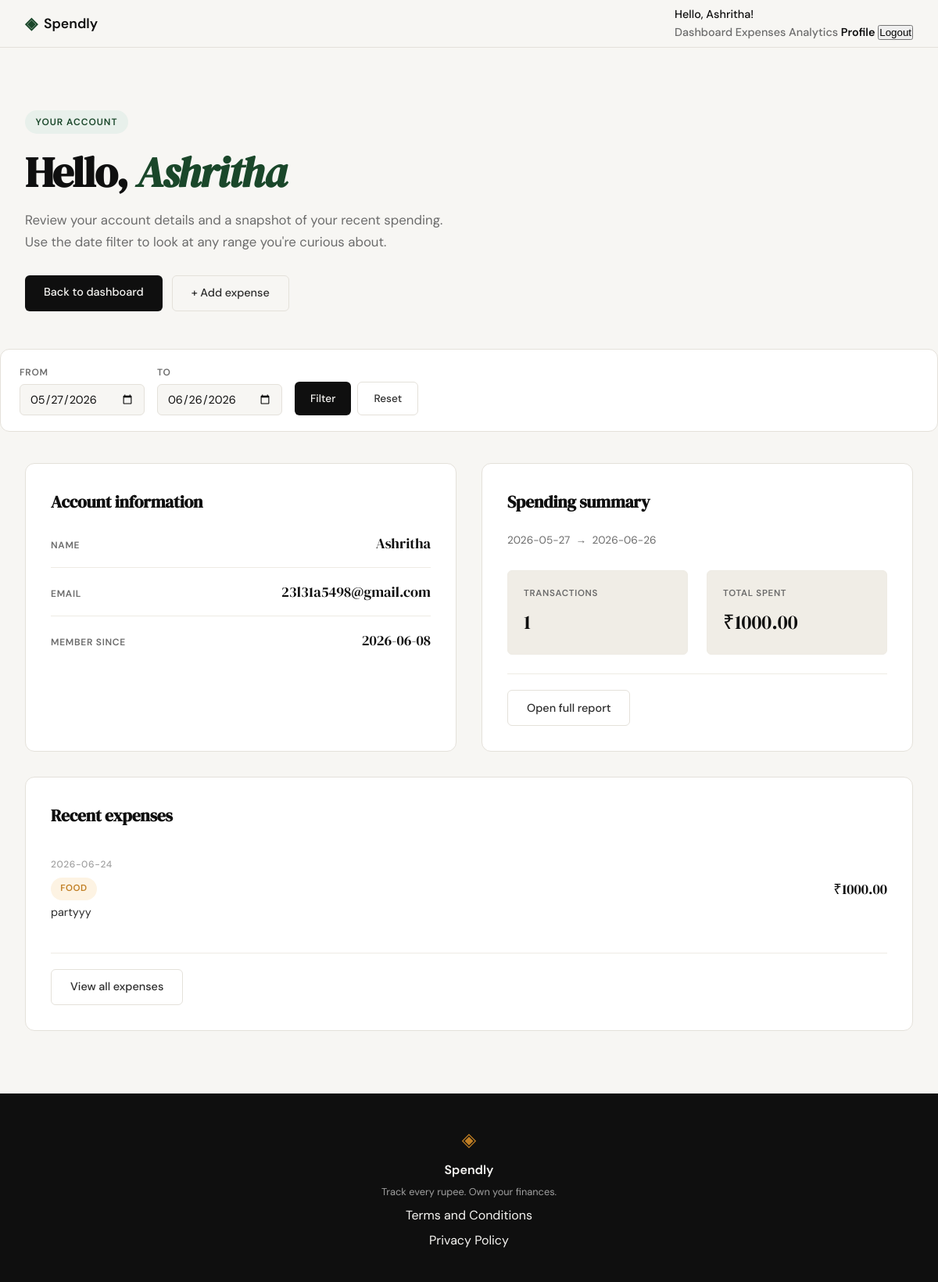
The page /profile (signed in) on the database its author committed.
### tables this page shows
CREATE TABLE users (
            id INTEGER PRIMARY KEY AUTOINCREMENT,
            name TEXT NOT NULL,
            email TEXT UNIQUE NOT NULL,
            password_hash TEXT NOT NULL,
            created_at TEXT DEFAULT CURRENT_TIMESTAMP
        );

CREATE TABLE expenses (
            id INTEGER PRIMARY KEY AUTOINCREMENT,
            user_id INTEGER NOT NULL,
            amount REAL NOT NULL,
            category TEXT NOT NULL,
            date TEXT NOT NULL,
            description TEXT,
            created_at TEXT DEFAULT CURRENT_TIMESTAMP,
            FOREIGN KEY (user_id) REFERENCES users (id)
        );

### app.py (the view)
@app.route("/profile")
@login_required
def profile():
    if 'user_id' not in session:
        return redirect(url_for('login'))
    start_date = request.args.get('start_date')
    end_date = request.args.get('end_date')
    if not start_date and not end_date:
        end_date = datetime.now().strftime('%Y-%m-%d')
        start_date = (datetime.now() - timedelta(days=30)).strftime('%Y-%m-%d')
    elif not start_date:
        start_date = end_date
    elif not end_date:
        end_date = start_date
    if start_date > end_date:
        start_date, end_date = end_date, start_date
    conn = get_db()
    try:
        cursor = conn.cursor()
        cursor.execute(
            "SELECT name, email, created_at FROM users WHERE id = ?",
            (session['user_id'],)
        )
        user = cursor.fetchone()
        if user is None:
            session.clear()
            return redirect(url_for('login'))
        cursor.execute(
            "SELECT COUNT(*) as count, COALESCE(SUM(amount), 0) as total FROM expenses WHERE user_id = ? AND date >= ? AND date <= ?",
            (session['user_id'], start_date, end_date)
        )
        summary = cursor.fetchone()
        cursor.execute(
            """SELECT id, amount, category, date, description
               FROM expenses
               WHERE user_id = ? AND date >= ? AND date <= ?
               ORDER BY date DESC, created_at DESC
               LIMIT 5""",
            (session['user_id'], start_date, end_date)
        )
        recent_expenses = cursor.fetchall()
        return render_template("profile.html",
                              user=user,
                              summary=summary,
                              recent_expenses=recent_expenses,
                              start_date=start_date,
                              end_date=end_date)
    except Exception as e:
        return render_template("error.html", error="Unable to load profile"), 500
    finally:
        conn.close()

### app.py (called while the page is built)
def login_required(f):
    @wraps(f)
    def decorated_function(*args, **kwargs):
        if 'user_id' not in session:
            return redirect(url_for('login'))
        return f(*args, **kwargs)
    return decorated_function

### database/db.py (called while the page is built)
def get_db():
    conn = sqlite3.connect('spendly.db')
    conn.row_factory = sqlite3.Row
    conn.execute('PRAGMA foreign_keys = ON')
    return conn

### templates/profile.html (shortened to what this page needs)
{% extends "base.html" %}
{% block content %}
<section class="page-hero">
    <div class="page-hero-inner">
        <div class="page-hero-badge">Your account</div>
        <h1 class="page-hero-title">
            Hello, <em>{{ user.name }}</em>
        </h1>
        <p class="page-hero-subtitle">
            Review your account details and a snapshot of your recent spending.
            Use the date filter to look at any range you're curious about.
        </p>
        <div class="page-hero-actions">
            <a href="{{ url_for('dashboard') }}" class="btn-primary">Back to dashboard</a>
            <a href="{{ url_for('add_expense') }}" class="btn-ghost">+ Add expense</a>
        </div>
    </div>
</section>
<div class="filter-bar">
    <form method="GET" action="{{ url_for('profile') }}">
        <div class="filter-group">
            <label for="start_date">From</label>
            <input type="date" id="start_date" name="start_date" value="{{ start_date }}">
        </div>
        <div class="filter-group">
            <label for="end_date">To</label>
            <input type="date" id="end_date" name="end_date" value="{{ end_date }}">
        </div>
        <div class="filter-actions">
            <button type="submit" class="btn-filter">Filter</button>
            <a href="{{ url_for('profile') }}" class="btn-reset">Reset</a>
        </div>
    </form>
</div>
<section class="dashboard-modules">
    <div class="dashboard-module">
        <h2>Account information</h2>
        <div class="info-list">
            <div class="info-item">
                <span class="info-label">Name</span>
                <span class="info-value">{{ user.name }}</span>
            </div>
            <div class="info-item">
                <span class="info-label">Email</span>
                <span class="info-value">{{ user.email }}</span>
            </div>
            <div class="info-item">
                <span class="info-label">Member since</span>
                <span class="info-value">{{ user.created_at.split()[0] if user.created_at else 'N/A' }}</span>
            </div>
        </div>
    </div>
    {% if summary %}
    <div class="dashboard-module">
        <h2>Spending summary</h2>
        <p class="empty-state" style="text-align:left; padding: 0 0 0.75rem; color: var(--ink-muted); font-size: 0.85rem;">
            {{ start_date }} &nbsp;→&nbsp; {{ end_date }}
        </p>
        <div class="stat-grid">
            <div class="stat-block">
                <div class="stat-label">Transactions</div>
                <div class="stat-value">{{ summary.count }}</div>
            </div>
            <div class="stat-block">
                <div class="stat-label">Total spent</div>
                <div class="stat-value">₹{{ "%.2f"|format(summary.total) }}</div>
            </div>
        </div>
        <div class="module-footer">
            <a href="{{ url_for('expenses_summary') }}" class="btn-ghost">Open full report</a>
        </div>
    </div>
    {% endif %}
    <div class="dashboard-module full">
        <h2>Recent expenses</h2>
        {% if recent_expenses|length > 0 %}
        <div class="activity-list">
            {% for expense in recent_expenses %}
            <div class="activity-item">
                <div class="activity-item-info">
                    <div class="activity-date">{{ expense.date }}</div>
                    <div class="activity-category">
                        <span class="category-tag category-{{ expense.category|lower|replace(' ', '-') }}">
                            {{ expense.category }}
                        </span>
                    </div>
                    <div class="activity-description">
                        {{ expense.description or 'No description' }}
                    </div>
                </div>
                <div class="activity-amount">
                    ₹{{ "%.2f"|format(expense.amount) }}
                </div>
            </div>
            {% endfor %}
        </div>
        <div class="module-footer">
            <a href="{{ url_for('expenses') }}" class="btn-ghost">View all expenses</a>
        </div>
        {% else %}
        <div class="empty-state">
            <h2>No expenses in this range</h2>
            <p>Try a wider date range, or record your first transaction.</p>
            <a href="{{ url_for('add_expense') }}" class="btn-primary">Add expense</a>
        </div>
        {% endif %}
    </div>
</section>
{% endblock %}

### templates/base.html (shortened to what this page needs)
<!DOCTYPE html>
<html lang="en">
<head>
    <link rel="stylesheet" href="{{ url_for('static', filename='css/style.css') }}">
</head>
<body>
    <nav class="navbar">
        <div class="nav-inner">
            <a href="{{ url_for('landing') }}" class="nav-brand">
                <span class="brand-icon">◈</span>
                <span class="brand-name">Spendly</span>
            </a>
            <div class="nav-links">
                {% if session.user_id %}
                <div class="user-menu">
                    <span class="user-greeting">Hello, {{ session.user_name }}!</span>
                    <nav class="user-nav">
                        <a href="{{ url_for('dashboard') }}" class="{% if request.endpoint == 'dashboard' %}active{% endif %}">Dashboard</a>
                        <a href="{{ url_for('expenses') }}" class="">Expenses</a>
                        <a href="{{ url_for('analytics') }}" class="{% if request.endpoint == 'analytics' %}active{% endif %}">Analytics</a>
                        <a href="{{ url_for('profile') }}" class="{% if request.endpoint == 'profile' %}active{% endif %}">Profile</a>
                        <form action="{{ url_for('logout') }}" method="POST" style="display: inline;">
                            <button type="submit" class="nav-link logout-btn">Logout</button>
                        </form>
                    </nav>
                </div>
                {% else %}
                <a href="{{ url_for('login') }}">Sign in</a>
                <a href="{{ url_for('register') }}" class="nav-cta">Get started</a>
                {% endif %}
            </div>
        </div>
    </nav>
    <main class="main-content">
        {% block content %}{% endblock %}
    </main>
    <footer class="footer">
        <div class="footer-inner">
            <span class="brand-icon">◈</span>
            <span class="footer-name">Spendly</span>
            <p class="footer-copy">Track every rupee. Own your finances.</p>
            <a href="/terms">Terms and Conditions</a>
            <a href="/privacy">Privacy Policy</a>
        </div>
    </footer>
</body>
</html>

### rows shown on the page
users: user_name "Ashritha", name "Ashritha", email "23l31a5498@gmail.com", created_at "2026-06-08"
expenses: date "2026-06-24", category "FOOD", description "partyyy", amount "1000.00"

### other values the page prints
{{ start_date }} "2026-05-27"
{{ end_date }} "2026-06-26"
{{ summary.count }} "1"
{{ "%.2f"|format(summary.total) }} "1000.00"
